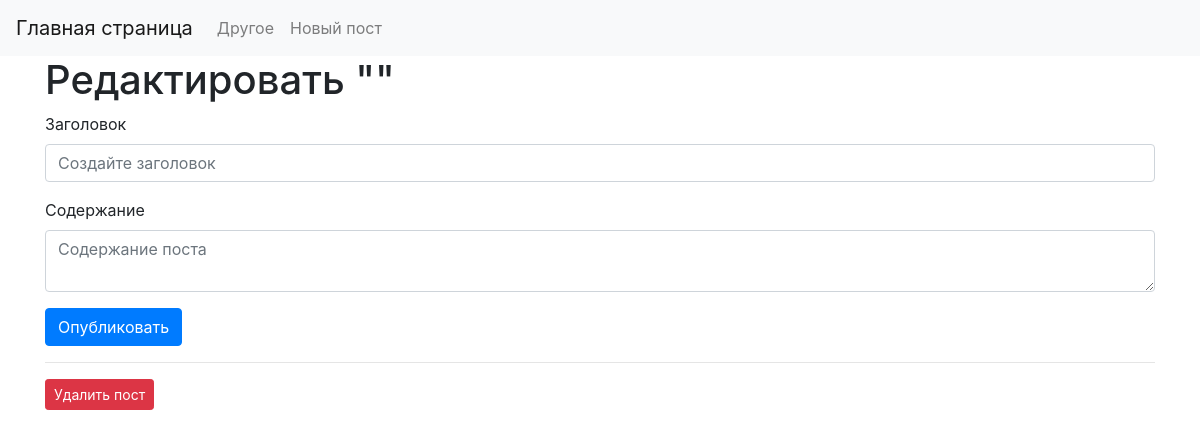
Before: /post/edit/8 with the older database file.
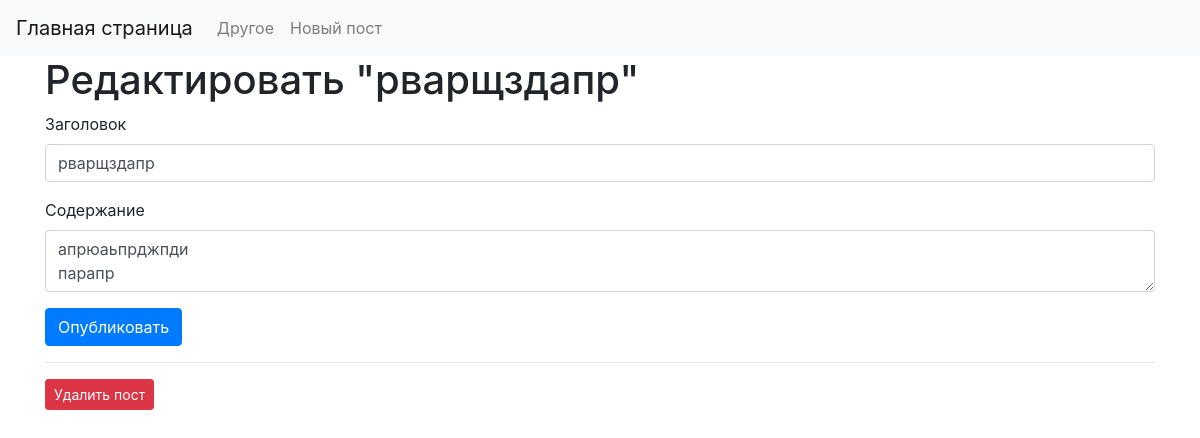
After: the same page with the newer database file.
### model.py (models this page shows)
class Posts(db.Model):
    id = db.Column(db.Integer, primary_key=True)
    created = db.Column(db.DateTime, default=datetime.now())
    title = db.Column(db.Text)
    content = db.Column(db.Text)

### views/post_with_orm.py (the view, shortened to what this page needs)
@post.route('/post/edit/<int:post_id>', methods=('GET', 'POST'))
def edit_post(post_id):
    post_ = Posts.query.filter_by(id=post_id).first()
    return render_template('edit.html', post=post_)

### templates/edit.html (shortened to what this page needs)
{% extends 'base.html' %}
{% block content %}
<h1>{% block title %} Редактировать "{{ post['title'] }}" {% endblock %}</h1>
<form method="post">
    <div class="form-group">
        <label for="title">Заголовок</label>
        <input type="text" name="title" placeholder="Создайте заголовок"
               class="form-control"
               value="{{ request.form['title'] or post['title'] }}">
    </div>
    <div class="form-group">
        <label for="content">Содержание</label>
        <textarea name="content" placeholder="Содержание поста"
                  class="form-control">{{ request.form['content'] or post['content'] }}</textarea>
    </div>
    <div class="form-group">
        <button type="submit" class="btn btn-primary">Опубликовать</button>
    </div>
</form>
<hr>
<form action="{{ url_for('post_with_orm.delete_post', post_id=post['id']) }}" method="POST">
    <input type="submit" value="Удалить пост"
           class="btn btn-danger btn-sm"
           onclick="return confirm('Вы действительно хотите удалить пост?')">
</form>
{% endblock %}

### templates/base.html (shortened to what this page needs)
<!doctype html>
<html lang="ru">
  <head>
    <link rel="stylesheet" href="https://stackpath.bootstrapcdn.com/bootstrap/4.3.1/css/bootstrap.min.css">
  </head>
  <body>
    <nav class="navbar navbar-expand-md navbar-light bg-light">
        <a class="navbar-brand" href="{{ url_for('post_with_orm.main')}}">Главная страница</a>
        <div class="collapse navbar-collapse" id="navbarNav">
            <ul class="navbar-nav">
            <li class="nav-item">
                <a class="nav-link" href="{{ url_for('post_with_orm.other')}}">Другое</a>
            </li>
             <li class="nav-item">
                <a class="nav-link" href="{{url_for('post_with_orm.create_post')}}">Новый пост</a>
             </li>
            </ul>
        </div>
    </nav>
    <div class="container">
        {% block content %} {% endblock %}
    </div>
  </body>
</html>

Changed rows visible on the page:
added Posts: title "рварщздапр", content "апрюаьпрджпди парапр"
